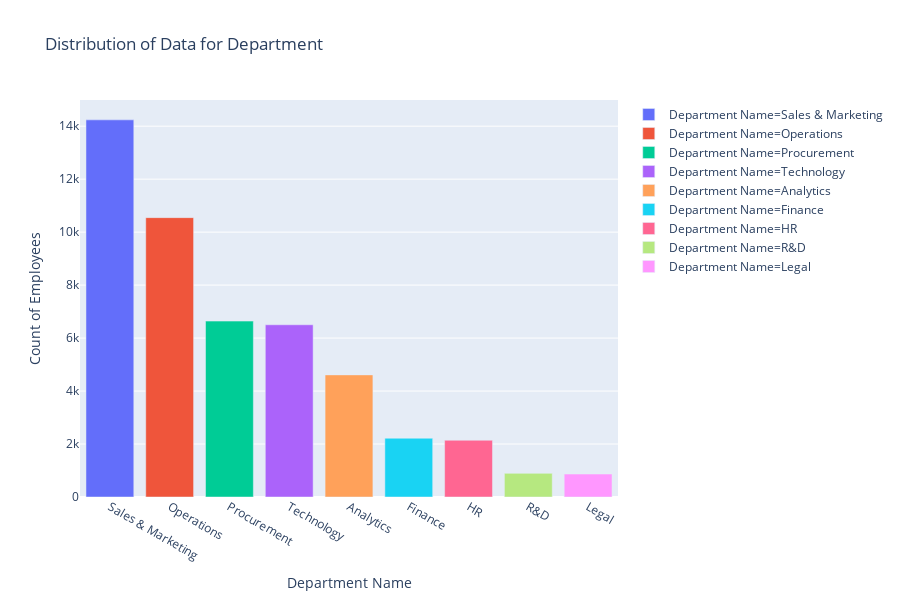

Here is the notebook cell this chart was saved with:
### Code cell
#department wise employee
distribution_department=av_datac['department'].value_counts().rename_axis('Department Name').reset_index(name='Count of Employees')
fig = px.bar(distribution_department, x='Department Name', y='Count of Employees',title='Distribution of Data for Department',color='Department Name')
fig.show()

### Figure 1 — Plotly figure (JSON) as saved in the notebook; plotly's stock layout.template omitted (floating-point values rounded to 4 significant figures)
{"data": [{"alignmentgroup": "True", "hoverlabel": {"namelength": 0}, "hovertemplate": "Department Name=%{x}<br>Count of Employees=%{y}", "legendgroup": "Department Name=Sales & Marketing", "marker": {"color": "#636efa"}, "name": "Department Name=Sales & Marketing", "offsetgroup": "Department Name=Sales & Marketing", "orientation": "v", "showlegend": true, "textposition": "auto", "type": "bar", "x": ["Sales & Marketing"], "xaxis": "x", "y": [14239], "yaxis": "y"}, {"alignmentgroup": "True", "hoverlabel": {"namelength": 0}, "hovertemplate": "Department Name=%{x}<br>Count of Employees=%{y}", "legendgroup": "Department Name=Operations", "marker": {"color": "#EF553B"}, "name": "Department Name=Operations", "offsetgroup": "Department Name=Operations", "orientation": "v", "showlegend": true, "textposition": "auto", "type": "bar", "x": ["Operations"], "xaxis": "x", "y": [10547], "yaxis": "y"}, {"alignmentgroup": "True", "hoverlabel": {"namelength": 0}, "hovertemplate": "Department Name=%{x}<br>Count of Employees=%{y}", "legendgroup": "Department Name=Procurement", "marker": {"color": "#00cc96"}, "name": "Department Name=Procurement", "offsetgroup": "Department Name=Procurement", "orientation": "v", "showlegend": true, "textposition": "auto", "type": "bar", "x": ["Procurement"], "xaxis": "x", "y": [6641], "yaxis": "y"}, {"alignmentgroup": "True", "hoverlabel": {"namelength": 0}, "hovertemplate": "Department Name=%{x}<br>Count of Employees=%{y}", "legendgroup": "Department Name=Technology", "marker": {"color": "#ab63fa"}, "name": "Department Name=Technology", "offsetgroup": "Department Name=Technology", "orientation": "v", "showlegend": true, "textposition": "auto", "type": "bar", "x": ["Technology"], "xaxis": "x", "y": [6502], "yaxis": "y"}, {"alignmentgroup": "True", "hoverlabel": {"namelength": 0}, "hovertemplate": "Department Name=%{x}<br>Count of Employees=%{y}", "legendgroup": "Department Name=Analytics", "marker": {"color": "#FFA15A"}, "name": "Department Name=Analytics", "offsetgroup": "Department Name=Analytics", "orientation": "v", "showlegend": true, "textposition": "auto", "type": "bar", "x": ["Analytics"], "xaxis": "x", "y": [4610], "yaxis": "y"}, {"alignmentgroup": "True", "hoverlabel": {"namelength": 0}, "hovertemplate": "Department Name=%{x}<br>Count of Employees=%{y}", "legendgroup": "Department Name=Finance", "marker": {"color": "#19d3f3"}, "name": "Department Name=Finance", "offsetgroup": "Department Name=Finance", "orientation": "v", "showlegend": true, "textposition": "auto", "type": "bar", "x": ["Finance"], "xaxis": "x", "y": [2219], "yaxis": "y"}, {"alignmentgroup": "True", "hoverlabel": {"namelength": 0}, "hovertemplate": "Department Name=%{x}<br>Count of Employees=%{y}", "legendgroup": "Department Name=HR", "marker": {"color": "#FF6692"}, "name": "Department Name=HR", "offsetgroup": "Department Name=HR", "orientation": "v", "showlegend": true, "textposition": "auto", "type": "bar", "x": ["HR"], "xaxis": "x", "y": [2142], "yaxis": "y"}, {"alignmentgroup": "True", "hoverlabel": {"namelength": 0}, "hovertemplate": "Department Name=%{x}<br>Count of Employees=%{y}", "legendgroup": "Department Name=R&D", "marker": {"color": "#B6E880"}, "name": "Department Name=R&D", "offsetgroup": "Department Name=R&D", "orientation": "v", "showlegend": true, "textposition": "auto", "type": "bar", "x": ["R&D"], "xaxis": "x", "y": [893], "yaxis": "y"}, {"alignmentgroup": "True", "hoverlabel": {"namelength": 0}, "hovertemplate": "Department Name=%{x}<br>Count of Employees=%{y}", "legendgroup": "Department Name=Legal", "marker": {"color": "#FF97FF"}, "name": "Department Name=Legal", "offsetgroup": "Department Name=Legal", "orientation": "v", "showlegend": true, "textposition": "auto", "type": "bar", "x": ["Legal"], "xaxis": "x", "y": [867], "yaxis": "y"}], "layout": {"barmode": "relative", "height": 600, "legend": {"tracegroupgap": 0}, "title": {"text": "Distribution of Data for Department"}, "xaxis": {"anchor": "y", "categoryarray": ["Sales & Marketing", "Operations", "Procurement", "Technology", "Analytics", "Finance", "HR", "R&D", "Legal"], "categoryorder": "array", "domain": [0, 1], "title": {"text": "Department Name"}}, "yaxis": {"anchor": "x", "domain": [0, 1], "title": {"text": "Count of Employees"}}}}
